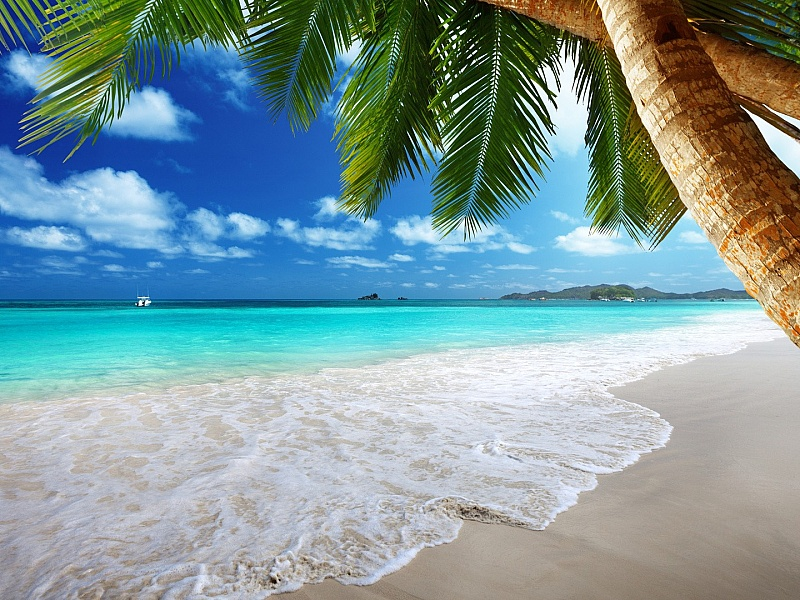
//> input picture image_openCV_lab1.jpg, 800 x 600 px
$ ./opencv_practice_1   (built with g++ and OpenCV 4)
//> lines starting //> are read from the running program, lines starting //| are printed output that depends on the picture; after the words box and inside, x2 and y2 are one past the last pixel; in counts of white or black regions, pixels touching at a corner belong together
//> further down, image is the input picture: 600 rows x 800 cols, CV_8UC3; mean B, G, R 156.6, 153.2, 126.2
#include <opencv2/imgproc.hpp>
#include <opencv2/highgui.hpp>
#include <opencv2/opencv.hpp>
#include <iostream>
#include <string>

using namespace std;
using namespace cv;

int check_open_image(Mat image) {
	if (image.empty()) {
		cout << "Ошибка! Не удалось открыть изображение!" << endl;
		return -1;
	}
	return 0;
}

int geom_figures(Mat image) {
	int lines = image.rows;
//> lines = 600
	int columns = image.cols;
//> columns = 800

	putText(image, to_string(columns), Point(650, 590), FONT_HERSHEY_SIMPLEX, 1, Scalar(190, 0, 0), 2);
	putText(image, "x", Point(710, 590), FONT_HERSHEY_SIMPLEX, 1, Scalar(190, 0, 0), 2);
//> image: 600 rows x 800 cols, CV_8UC3; mean B, G, R 156.7, 153, 126
	putText(image, to_string(lines), Point(730, 590),FONT_HERSHEY_SIMPLEX, 1, Scalar(190, 0, 0), 2);

	line(image, Point(640, 550), Point(800, 550), Scalar(0, 0, 190), 2);
	line(image, Point(640, 550), Point(640, 600), Scalar(0, 0, 190), 2);
//> image: 600 rows x 800 cols, CV_8UC3; mean B, G, R 156.6, 152.7, 125.9

	circle(image, Point(140, 300), 25, Scalar(0, 0, 255), 3);

	circle(image, Point(580, 460), 70, Scalar(255, 255, 255), -1);
	circle(image, Point(580, 360), 50, Scalar(255, 255, 255), -1);
	circle(image, Point(580, 290), 25, Scalar(255, 255, 255), -1);
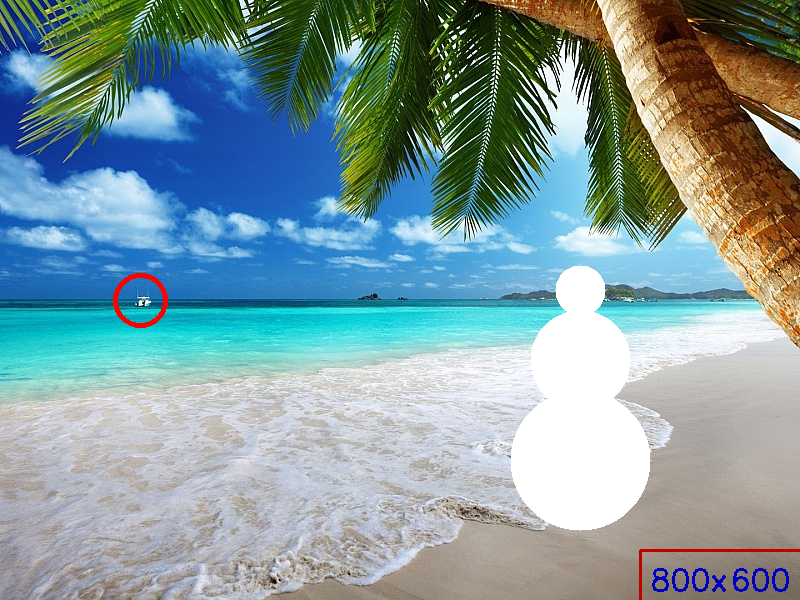
//> image: 600 rows x 800 cols, CV_8UC3; mean B, G, R 158.6, 155, 129.5
	rectangle(image, Point(578, 378), Point(582, 382), Scalar(0, 0, 0), -1);
//> image: 600 rows x 800 cols, CV_8UC3; 25 pixels changed, all inside (x1, y1, x2, y2) = (578, 378, 583, 383)
	rectangle(image, Point(578, 358), Point(582, 362), Scalar(0, 0, 0), -1);
//> image: 600 rows x 800 cols, CV_8UC3; mean B, G, R 158.6, 155, 129.4
	rectangle(image, Point(578, 338), Point(582, 342), Scalar(0, 0, 0), -1);
//> image: 600 rows x 800 cols, CV_8UC3; mean B, G, R 158.6, 155, 129.4

	imshow("Image", image);
	return 0;
}

int split_on_pieces(Mat image) {
	int lines = image.rows;
//> lines = 600
	int columns = image.cols;
//> columns = 800

	Mat piece_1 = image(Range(0, lines / 2), Range(0, columns / 2));
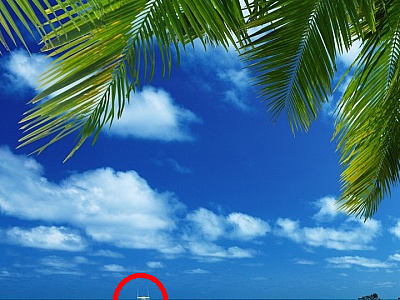
//> piece_1: 300 rows x 400 cols, CV_8UC3; mean B, G, R 146.6, 116.5, 64
	Mat piece_2 = image(Range(0, lines / 2), Range(columns / 2, columns));
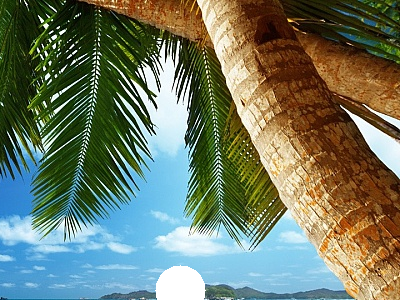
//> piece_2: 300 rows x 400 cols, CV_8UC3; mean B, G, R 102.7, 121.6, 110
	Mat piece_3 = image(Range(lines / 2, lines), Range(0, columns / 2));
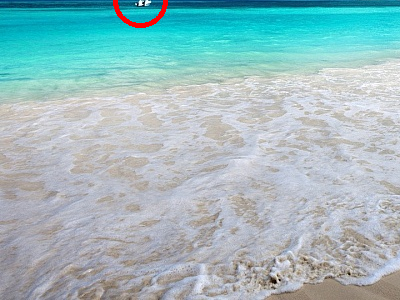
//> piece_3: 300 rows x 400 cols, CV_8UC3; mean B, G, R 191.4, 187.5, 154.9
	Mat piece_4 = image(Range(lines / 2, lines), Range(columns / 2, columns));
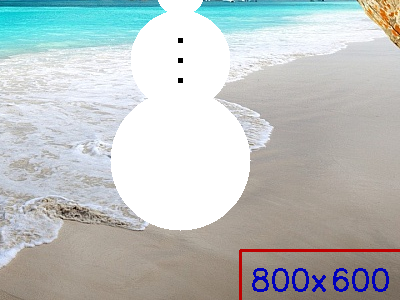
//> piece_4: 300 rows x 400 cols, CV_8UC3; mean B, G, R 193.5, 194.3, 188.7

	imshow("Piece 1", piece_1);
	imshow("Piece 2", piece_2);
	imshow("Piece 3", piece_3);
	imshow("Piece 4", piece_4);
	return 0;
}

int maska(Mat image) {
	Mat mask(image.size(), CV_8UC1, Scalar(0));
	rectangle(mask, Point(150, 320), Point(300,500), Scalar(255, 255, 255), -1);
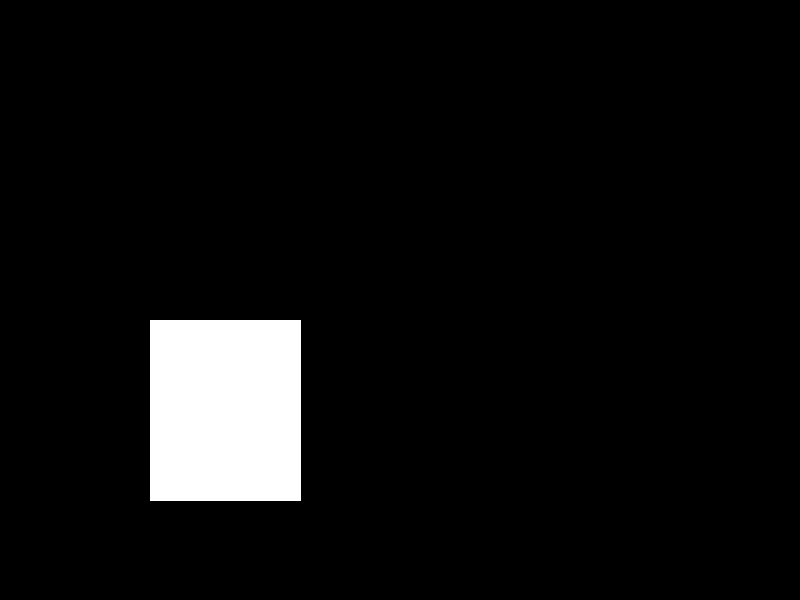
//> mask: 600 rows x 800 cols, CV_8UC1; 5.7% white; 1 white region, box (x1, y1, x2, y2) and area: (150, 320, 301, 501) 27331
	Mat itog;
	image.copyTo(itog, mask);
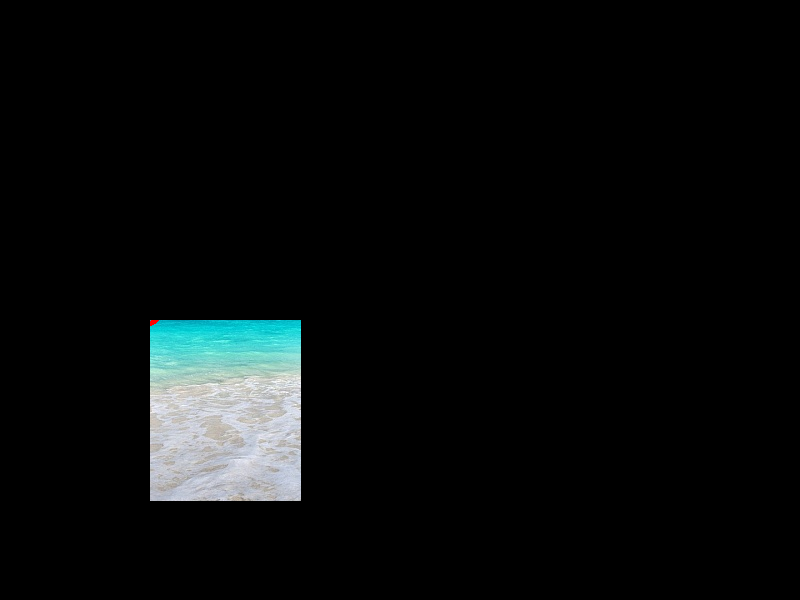
//> itog: 600 rows x 800 cols, CV_8UC3; mean B, G, R 11.6, 11.5, 9.2
	imshow("Mask Result", itog);
	return 0;
}

int main() {
	setlocale(0, "");

	Mat image = imread("C:/Users/VALev/OneDrive/Рабочий стол/Политех/8 семестр/Лабы openCV/geometry_figure/image_openCV_lab1.jpg");
	check_open_image(image);
	geom_figures(image);
	split_on_pieces(image);
	maska(image);

	waitKey(0);
	return 0;
}

$ run again, with image1_openCV_lab2.jpg copied over image_openCV_lab1.jpg
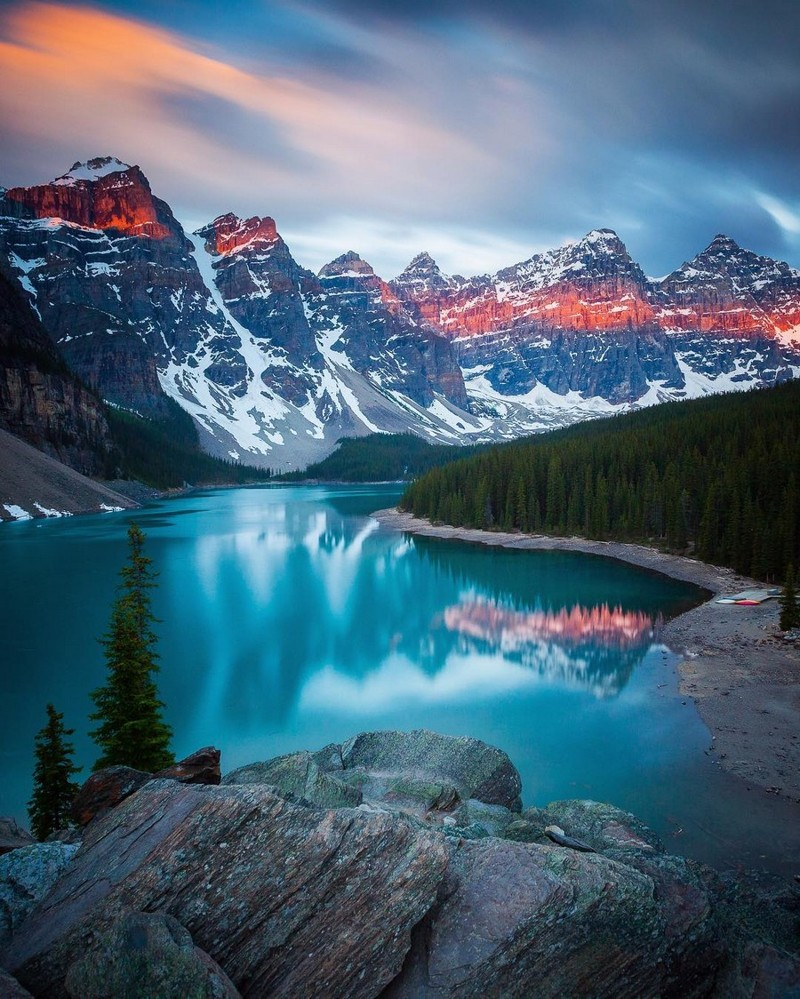
//> input picture image1_openCV_lab2.jpg, 800 x 999 px
//> image is the input picture: 999 rows x 800 cols, CV_8UC3; mean B, G, R 118.5, 100.4, 73.8
//> in geom_figures, `circle(image, Point(580, 290), 25, Scalar(255, 255, 255), -1);`:
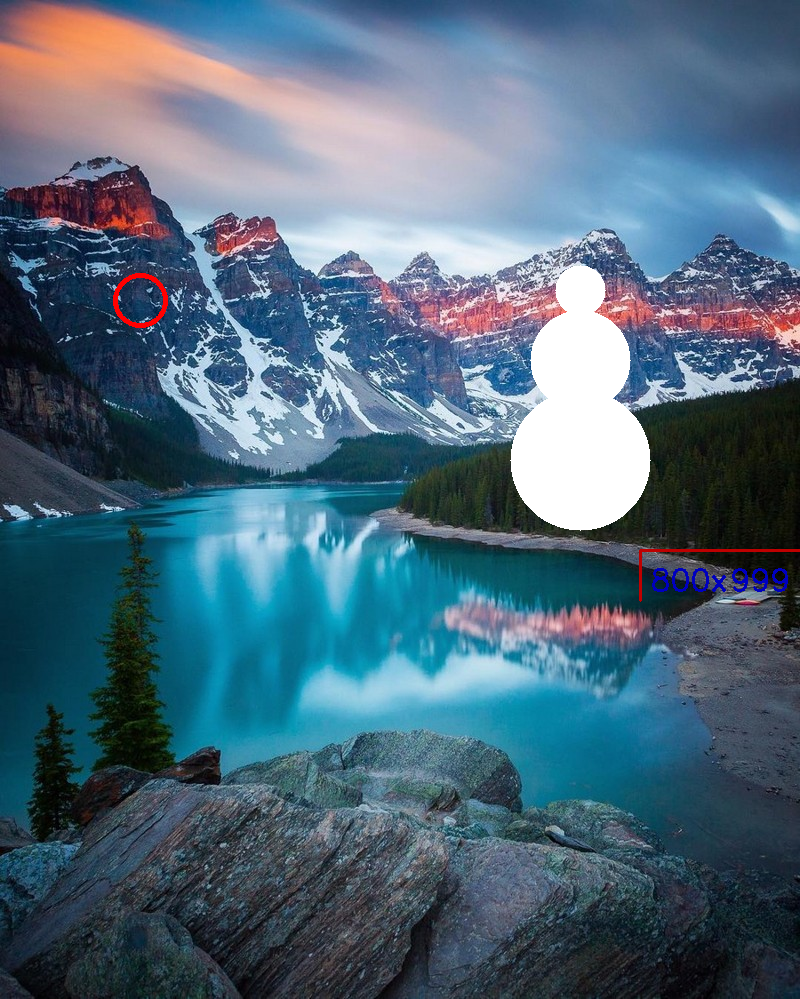
//> image: 999 rows x 800 cols, CV_8UC3; mean B, G, R 123.5, 105.4, 79.7
